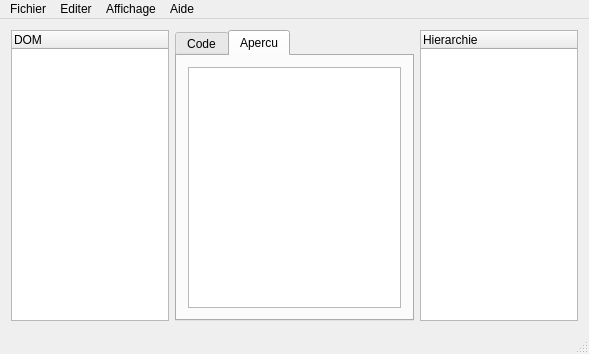
<?xml version="1.0" encoding="UTF-8"?>
<ui version="4.0">
 <class>LeEdit</class>
 <widget class="QMainWindow" name="LeEdit">
  <property name="geometry">
   <rect>
    <x>0</x>
    <y>0</y>
    <width>589</width>
    <height>354</height>
   </rect>
  </property>
  <property name="windowTitle">
   <string>LeEdit</string>
  </property>
  <widget class="QWidget" name="centralWidget">
   <layout class="QHBoxLayout" name="horizontalLayout">
    <item>
     <widget class="QTreeWidget" name="dom">
      <property name="maximumSize">
       <size>
        <width>200</width>
        <height>16777215</height>
       </size>
      </property>
      <column>
       <property name="text">
        <string>DOM</string>
       </property>
      </column>
     </widget>
    </item>
    <item>
     <widget class="QTabWidget" name="onglets">
      <property name="currentIndex">
       <number>1</number>
      </property>
      <widget class="QWidget" name="ongletCode">
       <property name="enabled">
        <bool>true</bool>
       </property>
       <attribute name="title">
        <string>Code</string>
       </attribute>
       <layout class="QHBoxLayout" name="horizontalLayout_2">
        <item>
         <layout class="QVBoxLayout" name="verticalLayout">
          <item>
           <widget class="QTextEdit" name="code"/>
          </item>
         </layout>
        </item>
       </layout>
      </widget>
      <widget class="QWidget" name="ongletApercu">
       <attribute name="title">
        <string>Apercu</string>
       </attribute>
       <layout class="QHBoxLayout" name="horizontalLayout_3">
        <item>
         <layout class="QVBoxLayout" name="verticalLayout_2">
          <item>
           <widget class="QTextBrowser" name="apercu"/>
          </item>
         </layout>
        </item>
       </layout>
      </widget>
     </widget>
    </item>
    <item>
     <widget class="QTreeWidget" name="hierarchie">
      <property name="maximumSize">
       <size>
        <width>200</width>
        <height>16777215</height>
       </size>
      </property>
      <column>
       <property name="text">
        <string>Hierarchie</string>
       </property>
      </column>
     </widget>
    </item>
   </layout>
  </widget>
  <widget class="QMenuBar" name="menuBar">
   <property name="geometry">
    <rect>
     <x>0</x>
     <y>0</y>
     <width>589</width>
     <height>21</height>
    </rect>
   </property>
   <widget class="QMenu" name="menuFichier">
    <property name="title">
     <string>Fichier</string>
    </property>
    <addaction name="actionNouveau"/>
    <addaction name="actionOuvrir"/>
    <addaction name="actionEnregistrer"/>
    <addaction name="actionEnregistrer_sous"/>
    <addaction name="actionFermer"/>
   </widget>
   <widget class="QMenu" name="menuEditer">
    <property name="title">
     <string>Editer</string>
    </property>
    <addaction name="actionCopier"/>
    <addaction name="actionColler"/>
    <addaction name="actionCouper"/>
    <addaction name="separator"/>
    <addaction name="actionRechercher"/>
    <addaction name="actionRemplacer"/>
   </widget>
   <widget class="QMenu" name="menuAffichage">
    <property name="title">
     <string>Affichage</string>
    </property>
    <addaction name="actionDom"/>
    <addaction name="actionHierarchie"/>
    <addaction name="actionApercu"/>
   </widget>
   <widget class="QMenu" name="menuAide">
    <property name="title">
     <string>Aide</string>
    </property>
    <addaction name="actionA_propos"/>
    <addaction name="actionMise_a_jour"/>
    <addaction name="actionPreference"/>
   </widget>
   <addaction name="menuFichier"/>
   <addaction name="menuEditer"/>
   <addaction name="menuAffichage"/>
   <addaction name="menuAide"/>
  </widget>
  <widget class="QStatusBar" name="statusBar"/>
  <action name="actionNouveau">
   <property name="text">
    <string>Nouveau</string>
   </property>
  </action>
  <action name="actionOuvrir">
   <property name="text">
    <string>Ouvrir</string>
   </property>
  </action>
  <action name="actionEnregistrer">
   <property name="text">
    <string>Enregistrer</string>
   </property>
  </action>
  <action name="actionEnregistrer_sous">
   <property name="text">
    <string>Enregistrer sous</string>
   </property>
  </action>
  <action name="actionFermer">
   <property name="text">
    <string>Fermer</string>
   </property>
  </action>
  <action name="actionCopier">
   <property name="text">
    <string>Copier</string>
   </property>
  </action>
  <action name="actionColler">
   <property name="text">
    <string>Coller</string>
   </property>
  </action>
  <action name="actionCouper">
   <property name="text">
    <string>Couper</string>
   </property>
  </action>
  <action name="actionRechercher">
   <property name="text">
    <string>Rechercher</string>
   </property>
  </action>
  <action name="actionRemplacer">
   <property name="text">
    <string>Remplacer</string>
   </property>
  </action>
  <action name="actionDom">
   <property name="checkable">
    <bool>true</bool>
   </property>
   <property name="checked">
    <bool>true</bool>
   </property>
   <property name="text">
    <string>Dom</string>
   </property>
  </action>
  <action name="actionHierarchie">
   <property name="checkable">
    <bool>true</bool>
   </property>
   <property name="checked">
    <bool>true</bool>
   </property>
   <property name="text">
    <string>Hierarchie</string>
   </property>
  </action>
  <action name="actionApercu">
   <property name="text">
    <string>Apercu</string>
   </property>
  </action>
  <action name="actionA_propos">
   <property name="text">
    <string>A propos</string>
   </property>
  </action>
  <action name="actionMise_a_jour">
   <property name="text">
    <string>Mise a jour</string>
   </property>
  </action>
  <action name="actionPreference">
   <property name="text">
    <string>Preference</string>
   </property>
  </action>
 </widget>
 <layoutdefault spacing="6" margin="11"/>
 <resources/>
 <connections>
  <connection>
   <sender>actionCopier</sender>
   <signal>triggered()</signal>
   <receiver>code</receiver>
   <slot>copy()</slot>
   <hints>
    <hint type="sourcelabel">
     <x>-1</x>
     <y>-1</y>
    </hint>
    <hint type="destinationlabel">
     <x>293</x>
     <y>192</y>
    </hint>
   </hints>
  </connection>
  <connection>
   <sender>actionColler</sender>
   <signal>triggered()</signal>
   <receiver>code</receiver>
   <slot>paste()</slot>
   <hints>
    <hint type="sourcelabel">
     <x>-1</x>
     <y>-1</y>
    </hint>
    <hint type="destinationlabel">
     <x>293</x>
     <y>192</y>
    </hint>
   </hints>
  </connection>
  <connection>
   <sender>actionCouper</sender>
   <signal>triggered()</signal>
   <receiver>code</receiver>
   <slot>cut()</slot>
   <hints>
    <hint type="sourcelabel">
     <x>-1</x>
     <y>-1</y>
    </hint>
    <hint type="destinationlabel">
     <x>293</x>
     <y>192</y>
    </hint>
   </hints>
  </connection>
  <connection>
   <sender>actionDom</sender>
   <signal>triggered(bool)</signal>
   <receiver>dom</receiver>
   <slot>hide()</slot>
   <hints>
    <hint type="sourcelabel">
     <x>-1</x>
     <y>-1</y>
    </hint>
    <hint type="destinationlabel">
     <x>88</x>
     <y>183</y>
    </hint>
   </hints>
  </connection>
  <connection>
   <sender>actionHierarchie</sender>
   <signal>triggered(bool)</signal>
   <receiver>hierarchie</receiver>
   <slot>hide()</slot>
   <hints>
    <hint type="sourcelabel">
     <x>-1</x>
     <y>-1</y>
    </hint>
    <hint type="destinationlabel">
     <x>500</x>
     <y>183</y>
    </hint>
   </hints>
  </connection>
 </connections>
</ui>
